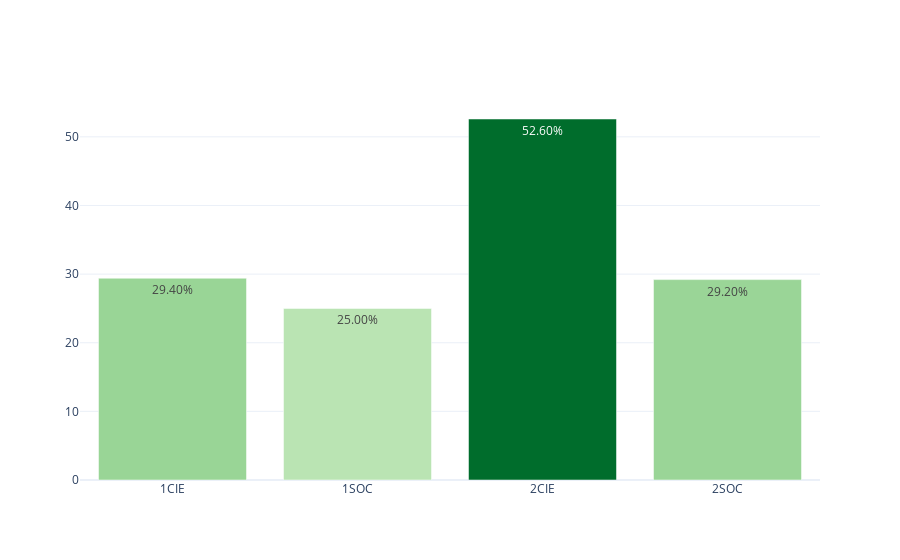

Here is the notebook cell this chart was saved with:
### Markdown cell above
## BACHILLERATO

### Code cell
dfc_BACH = loaders.get_data_by_stages(dfc, 'BACH')
myplotly.bar_simple(dfc_BACH.index, dfc_BACH['éxito'])

### Figure 1 — Plotly figure (JSON) as saved in the notebook; plotly's stock layout.template omitted (floating-point values rounded to 4 significant figures)
{"data": [{"hoverinfo": "x+text", "marker": {"color": [29.4, 25, 52.6, 29.2], "colorscale": [[0, "rgb(186,228,179)"], [0.3333, "rgb(116,196,118)"], [0.6667, "rgb(49,163,84)"], [1, "rgb(0,109,44)"]]}, "text": ["29.40%", "25.00%", "52.60%", "29.20%"], "type": "bar", "x": ["1CIE", "1SOC", "2CIE", "2SOC"], "y": [29.4, 25, 52.6, 29.2]}], "layout": {"title": {"text": ""}}}
